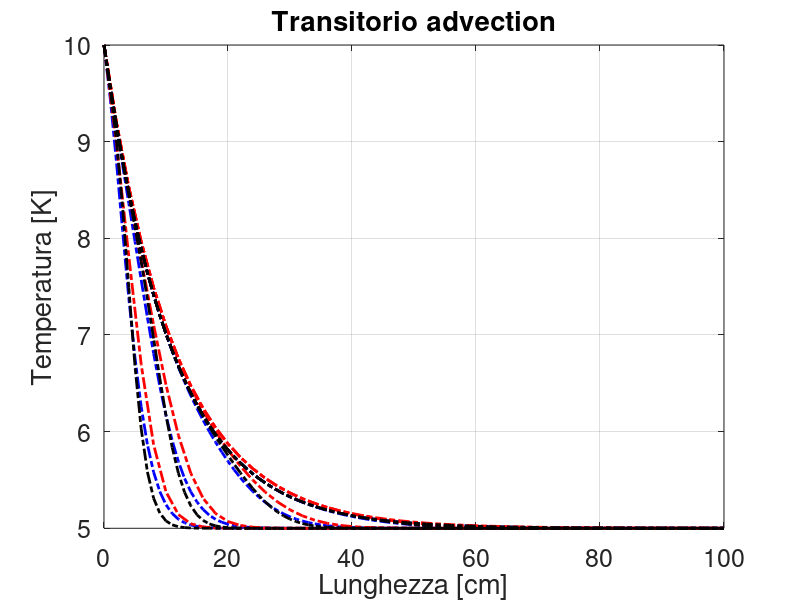

The MATLAB script that drew this image:
clc; clear; close all;
%% dati
% geometrici
DD = 5e-3;
LL = 1;

surf = pi*DD^2/4;
vol = surf*LL;
Awet = pi*DD*LL;

% fisici
ro = 140;
cp = 6000;
uu = 1e-2;
T0 = 5;
Tleft = 10;
THe = 5;
hh = 100;
time_to_plot = [5 10 25 50 100];
line_plotted = 0;

%% griglia temporale
tend = time_to_plot(end);
dt = tend/100;
time = (0:dt:tend)';

%% griglia spaziale
dx = LL/100;
xx = (0:dx:LL)';
nn = length(xx);

%% risolvo con BE - upwind
TT = ones(nn,1)*T0;

aa = uu*dt/dx;
diag_i = -aa*ones(nn,1);
diag_p = (1+aa+hh*Awet/vol*dt/ro/cp)*ones(nn,1);
AA = spdiags([diag_i diag_p],-1:0,nn,nn);
bb = hh*Awet/vol/ro/cp*THe*dt*ones(nn,1);

AA(1,1) = 1; AA(1,2) = 0;

jj = 2;
while jj<=length(time)
    Tp = TT;
    BB = Tp+bb;
    BB(1) = Tleft;
    
    TT = AA\BB;
    
    if time(jj) >= time_to_plot(line_plotted+1)
        plot(xx*100,TT,'b-.','linewidth',2)
        if not(jj == length(time))
            hold on
        end
        grid on
        box on
        set(gca,'fontsize',18)
        xlabel('Lunghezza [cm]')
        ylabel('Temperatura [K]')
        title('Transitorio advection')
        
        line_plotted = line_plotted+1;
    end
    
    jj = jj+1;
end

%% risistemo
hold on
line_plotted = 0;

%% griglia temporale
tend = time_to_plot(end);
dt = tend/10000;
time = (0:dt:tend)';

%% griglia spaziale
dx = LL/50;
xx = (0:dx:LL)';
nn = length(xx);

%% risolvo con BE - upwind
TT = ones(nn,1)*T0;

aa = uu*dt/dx;
gamma = dt*hh*Awet/vol/ro/cp;

if aa<1 && aa>0
    fprintf('u*dt/dx = %.4f: ok.\n',aa)
else
    fprintf('u*dt/dx = %.4f: not ok.\n',aa)
end

diag_i = aa*ones(nn,1);
diag_p = (1-aa-gamma)*ones(nn,1);
AA = spdiags([diag_i diag_p],-1:0,nn,nn);
bb = gamma*THe*ones(nn,1);

AA(1,1) = 0; AA(1,2) = 0; TT(1) = Tleft;

jj = 2;
while jj<=length(time)
    Tp = TT;
    
    TT = AA*Tp+bb;
    TT(1) = Tleft;
    
    if time(jj) >= time_to_plot(line_plotted+1)
        plot(xx*100,TT,'r-.','linewidth',2)
        if not(jj == length(time))
            hold on
        end
        grid on
        box on
        set(gca,'fontsize',18)
        xlabel('Lunghezza [cm]')
        ylabel('Temperatura [K]')
        title('Transitorio advection')
        
        line_plotted = line_plotted+1;
    end
    
    jj = jj+1;
end

%% risistemo
hold on
line_plotted = 0;

%% griglia temporale
tend = time_to_plot(end);
dt = tend/100;
time = (0:dt:tend)';

%% griglia spaziale
dx = LL/100;
xx = (0:dx:LL)';
nn = length(xx);

%% risolvo con CN - upwind
TT = ones(nn,1)*T0;

aa = uu*dt/dx/2;
gamma = dt/ro/cp*hh*Awet/2/vol;

diag_i = -aa*ones(nn,1);
diag_p = (1+aa+gamma)*ones(nn,1);
AA = spdiags([diag_i diag_p],-1:0,nn,nn);

diag_i = aa*ones(nn,1);
diag_p = (1-aa-gamma)*ones(nn,1);
BB = spdiags([diag_i diag_p],-1:0,nn,nn);

bb = gamma*2*THe*ones(nn,1);

AA(1,1) = 1; AA(1,2) = 0;
BB(1,1) = 0; BB(1,2) = 0;

jj = 2;
while jj<=length(time)
    Tp = TT;
    bb(1) = Tleft;
    
    TT = AA\(BB*Tp+bb);
    
    if time(jj) >= time_to_plot(line_plotted+1)
        plot(xx*100,TT,'k-.','linewidth',2)
        if not(jj == length(time))
            hold on
        end
        grid on
        box on
        set(gca,'fontsize',18)
        xlabel('Lunghezza [cm]')
        ylabel('Temperatura [K]')
        title('Transitorio advection')
        
        line_plotted = line_plotted+1;
    end
    
    jj = jj+1;
end
